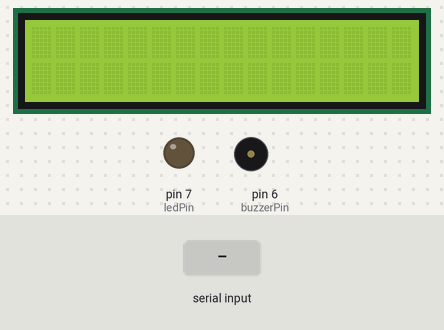
A sketch run on a simulated Arduino Uno, built with avr-gcc and run on an emulated ATmega328P. On the bench: 16×2 character LCD, output pins drawn as LEDs (lit = HIGH), buzzer (waves = sounding, pin HIGH). The inputs (shaded band) are chosen by the test bench.

Above: at 1.2 s.
1.3 s: "1\n" received over Serial
At 2.4 s:
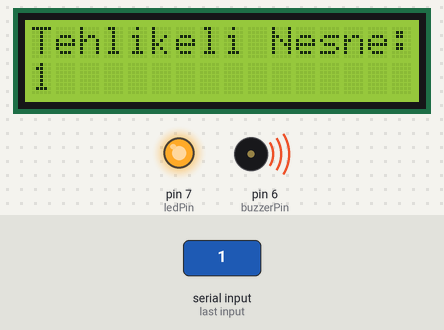
At 8.3 s:
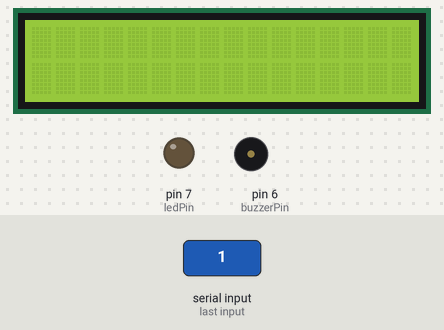
Timing chart, 0 to 9.8 s (numbered marks = the images above; inputs shaded):
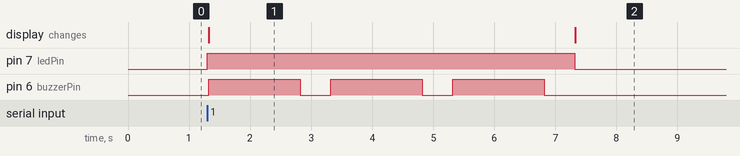

The sketch:

buzzer_led_lcd.ino
```cpp
#include <Wire.h>
#include <LiquidCrystal_I2C.h>

const int ledPin = 7;
const int buzzerPin = 6;
LiquidCrystal_I2C lcd(0x27, 16, 2);

String receivedString = "";

void setup() {
  pinMode(ledPin, OUTPUT);
  pinMode(buzzerPin, OUTPUT);
  Serial.begin(9600);
  lcd.begin();
  lcd.backlight();
  lcd.clear();
}

void loop() {
  if (Serial.available()) {
    char receivedChar = Serial.read();
    if (receivedChar == '\n') {
      if (receivedString != "0") {
        digitalWrite(ledPin, HIGH);
        lcd.clear();
        lcd.setCursor(0, 0);
        lcd.print("Tehlikeli Nesne:");
        lcd.setCursor(0, 1);
        lcd.print(receivedString);

        for (int i = 0; i < 3; i++) {
          digitalWrite(buzzerPin, HIGH);
          delay(1500);
          digitalWrite(buzzerPin, LOW);
          delay(500);
        }
        digitalWrite(ledPin, LOW);
        lcd.clear();
      }
      receivedString = "";
    } else {
      receivedString += receivedChar;
    }
  }
}
```

Measured:
- after the input at 1.3 s, pin 7 (ledPin): LOW → HIGH at once, → LOW 6.0 s later; pin 6 (buzzerPin): alternates HIGH for 1.5 s and LOW for 0.50 s, 6 changes in all, then stays LOW, starting at once; the display: changes at once (image 1)
- what the display in image 1 shows lasts 6.0 s, from 1.3 s to 7.3 s
